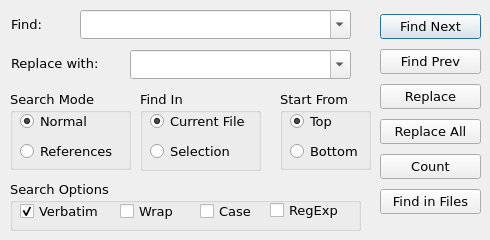
<?xml version="1.0" encoding="UTF-8"?>
<ui version="4.0">
 <class>Replace</class>
 <widget class="QDialog" name="Replace">
  <property name="windowModality">
   <enum>Qt::NonModal</enum>
  </property>
  <property name="geometry">
   <rect>
    <x>0</x>
    <y>0</y>
    <width>490</width>
    <height>240</height>
   </rect>
  </property>
  <property name="minimumSize">
   <size>
    <width>490</width>
    <height>240</height>
   </size>
  </property>
  <property name="maximumSize">
   <size>
    <width>490</width>
    <height>240</height>
   </size>
  </property>
  <property name="font">
   <font>
    <family>DejaVu Sans</family>
    <pointsize>10</pointsize>
   </font>
  </property>
  <property name="windowTitle">
   <string>Replace</string>
  </property>
  <widget class="QGroupBox" name="groupBox_startpos">
   <property name="geometry">
    <rect>
     <x>280</x>
     <y>90</y>
     <width>91</width>
     <height>80</height>
    </rect>
   </property>
   <property name="title">
    <string>Start From</string>
   </property>
   <widget class="QRadioButton" name="radioButton_top">
    <property name="geometry">
     <rect>
      <x>10</x>
      <y>20</y>
      <width>61</width>
      <height>23</height>
     </rect>
    </property>
    <property name="toolTip">
     <string>Start search from top of the file or selection.</string>
    </property>
    <property name="text">
     <string>Top</string>
    </property>
    <property name="checked">
     <bool>true</bool>
    </property>
   </widget>
   <widget class="QRadioButton" name="radioButton_bottom">
    <property name="geometry">
     <rect>
      <x>10</x>
      <y>50</y>
      <width>81</width>
      <height>23</height>
     </rect>
    </property>
    <property name="toolTip">
     <string>Start search from the bottom of the file or selection.</string>
    </property>
    <property name="text">
     <string>Bottom</string>
    </property>
   </widget>
  </widget>
  <widget class="QLabel" name="label_replace">
   <property name="geometry">
    <rect>
     <x>11</x>
     <y>50</y>
     <width>101</width>
     <height>26</height>
    </rect>
   </property>
   <property name="text">
    <string>Replace with: </string>
   </property>
  </widget>
  <widget class="QLabel" name="label_find">
   <property name="geometry">
    <rect>
     <x>11</x>
     <y>11</y>
     <width>41</width>
     <height>26</height>
    </rect>
   </property>
   <property name="text">
    <string>Find: </string>
   </property>
  </widget>
  <widget class="QGroupBox" name="groupBox_mode">
   <property name="geometry">
    <rect>
     <x>10</x>
     <y>90</y>
     <width>121</width>
     <height>80</height>
    </rect>
   </property>
   <property name="title">
    <string>Search Mode</string>
   </property>
   <widget class="QRadioButton" name="radioButton_normal">
    <property name="geometry">
     <rect>
      <x>10</x>
      <y>20</y>
      <width>81</width>
      <height>23</height>
     </rect>
    </property>
    <property name="toolTip">
     <string>Search for a word or phrase.</string>
    </property>
    <property name="text">
     <string>Normal</string>
    </property>
    <property name="checked">
     <bool>true</bool>
    </property>
   </widget>
   <widget class="QRadioButton" name="radioButton_reference">
    <property name="geometry">
     <rect>
      <x>10</x>
      <y>50</y>
      <width>111</width>
      <height>23</height>
     </rect>
    </property>
    <property name="toolTip">
     <string>Search using a regular expression.</string>
    </property>
    <property name="text">
     <string>References</string>
    </property>
   </widget>
  </widget>
  <widget class="QGroupBox" name="groupBox_findops">
   <property name="geometry">
    <rect>
     <x>140</x>
     <y>90</y>
     <width>121</width>
     <height>81</height>
    </rect>
   </property>
   <property name="title">
    <string>Find In</string>
   </property>
   <widget class="QRadioButton" name="radioButton_current">
    <property name="geometry">
     <rect>
      <x>10</x>
      <y>20</y>
      <width>111</width>
      <height>23</height>
     </rect>
    </property>
    <property name="toolTip">
     <string>Find the text in the file currently selected and displayed in the main tab of the viewer.</string>
    </property>
    <property name="text">
     <string>Current File</string>
    </property>
    <property name="checked">
     <bool>true</bool>
    </property>
   </widget>
   <widget class="QRadioButton" name="radioButton_selection">
    <property name="geometry">
     <rect>
      <x>10</x>
      <y>50</y>
      <width>93</width>
      <height>23</height>
     </rect>
    </property>
    <property name="toolTip">
     <string>Search the currently selected text in the viewer.</string>
    </property>
    <property name="text">
     <string>Selection</string>
    </property>
   </widget>
  </widget>
  <widget class="QWidget" name="layoutWidget">
   <property name="geometry">
    <rect>
     <x>380</x>
     <y>10</y>
     <width>101</width>
     <height>212</height>
    </rect>
   </property>
   <layout class="QVBoxLayout">
    <property name="spacing">
     <number>6</number>
    </property>
    <property name="margin">
     <number>0</number>
    </property>
    <item>
     <widget class="QPushButton" name="pushButton_findnext">
      <property name="toolTip">
       <string>Go to the next item found [F3].</string>
      </property>
      <property name="text">
       <string>Find Next</string>
      </property>
      <property name="shortcut">
       <string>F3</string>
      </property>
      <property name="default">
       <bool>true</bool>
      </property>
     </widget>
    </item>
    <item>
     <widget class="QPushButton" name="pushButton_findprev">
      <property name="toolTip">
       <string>Go to the previous find [F4].</string>
      </property>
      <property name="text">
       <string>Find Prev</string>
      </property>
      <property name="shortcut">
       <string>F4</string>
      </property>
     </widget>
    </item>
    <item>
     <widget class="QPushButton" name="pushButton_replace">
      <property name="enabled">
       <bool>true</bool>
      </property>
      <property name="toolTip">
       <string>Replace the currently selected match.</string>
      </property>
      <property name="text">
       <string>Replace</string>
      </property>
     </widget>
    </item>
    <item>
     <widget class="QPushButton" name="pushButton_replaceall">
      <property name="enabled">
       <bool>true</bool>
      </property>
      <property name="toolTip">
       <string>Replace all matches.</string>
      </property>
      <property name="text">
       <string>Replace All</string>
      </property>
     </widget>
    </item>
    <item>
     <widget class="QPushButton" name="pushButton_count">
      <property name="toolTip">
       <string>Displays how many items where found.</string>
      </property>
      <property name="text">
       <string>Count</string>
      </property>
     </widget>
    </item>
    <item>
     <widget class="QPushButton" name="pushButton_findinfiles">
      <property name="text">
       <string>Find in Files</string>
      </property>
     </widget>
    </item>
   </layout>
  </widget>
  <widget class="QGroupBox" name="groupBox_options">
   <property name="geometry">
    <rect>
     <x>10</x>
     <y>180</y>
     <width>351</width>
     <height>51</height>
    </rect>
   </property>
   <property name="title">
    <string>Search Options</string>
   </property>
   <widget class="QCheckBox" name="checkBox_verbatim">
    <property name="geometry">
     <rect>
      <x>10</x>
      <y>20</y>
      <width>91</width>
      <height>23</height>
     </rect>
    </property>
    <property name="toolTip">
     <string>Search for exactly what is in the Find text box. Matches that are inside a word or otherwise partial finds are ignored.</string>
    </property>
    <property name="text">
     <string>Verbatim</string>
    </property>
    <property name="checked">
     <bool>true</bool>
    </property>
   </widget>
   <widget class="QCheckBox" name="checkBox_case">
    <property name="geometry">
     <rect>
      <x>190</x>
      <y>20</y>
      <width>61</width>
      <height>23</height>
     </rect>
    </property>
    <property name="toolTip">
     <string>Case sensitive search.</string>
    </property>
    <property name="text">
     <string>Case</string>
    </property>
   </widget>
   <widget class="QCheckBox" name="checkBox_wrap">
    <property name="geometry">
     <rect>
      <x>110</x>
      <y>20</y>
      <width>71</width>
      <height>23</height>
     </rect>
    </property>
    <property name="text">
     <string>Wrap</string>
    </property>
   </widget>
   <widget class="QCheckBox" name="checkBox_re">
    <property name="geometry">
     <rect>
      <x>260</x>
      <y>20</y>
      <width>81</width>
      <height>20</height>
     </rect>
    </property>
    <property name="text">
     <string>RegExp</string>
    </property>
   </widget>
  </widget>
  <widget class="QComboBox" name="comboBox_find">
   <property name="geometry">
    <rect>
     <x>80</x>
     <y>10</y>
     <width>271</width>
     <height>29</height>
    </rect>
   </property>
   <property name="editable">
    <bool>true</bool>
   </property>
  </widget>
  <widget class="QComboBox" name="comboBox_replace">
   <property name="enabled">
    <bool>true</bool>
   </property>
   <property name="geometry">
    <rect>
     <x>130</x>
     <y>50</y>
     <width>221</width>
     <height>29</height>
    </rect>
   </property>
   <property name="editable">
    <bool>true</bool>
   </property>
   <property name="maxVisibleItems">
    <number>20</number>
   </property>
  </widget>
 </widget>
 <resources/>
 <connections>
  <connection>
   <sender>pushButton_findnext</sender>
   <signal>clicked()</signal>
   <receiver>Replace</receiver>
   <slot>update()</slot>
   <hints>
    <hint type="sourcelabel">
     <x>383</x>
     <y>25</y>
    </hint>
    <hint type="destinationlabel">
     <x>216</x>
     <y>137</y>
    </hint>
   </hints>
  </connection>
  <connection>
   <sender>pushButton_findprev</sender>
   <signal>clicked()</signal>
   <receiver>Replace</receiver>
   <slot>update()</slot>
   <hints>
    <hint type="sourcelabel">
     <x>383</x>
     <y>59</y>
    </hint>
    <hint type="destinationlabel">
     <x>216</x>
     <y>137</y>
    </hint>
   </hints>
  </connection>
  <connection>
   <sender>pushButton_count</sender>
   <signal>clicked()</signal>
   <receiver>Replace</receiver>
   <slot>update()</slot>
   <hints>
    <hint type="sourcelabel">
     <x>383</x>
     <y>161</y>
    </hint>
    <hint type="destinationlabel">
     <x>216</x>
     <y>137</y>
    </hint>
   </hints>
  </connection>
  <connection>
   <sender>pushButton_findinfiles</sender>
   <signal>clicked()</signal>
   <receiver>Replace</receiver>
   <slot>update()</slot>
   <hints>
    <hint type="sourcelabel">
     <x>385</x>
     <y>189</y>
    </hint>
    <hint type="destinationlabel">
     <x>216</x>
     <y>131</y>
    </hint>
   </hints>
  </connection>
  <connection>
   <sender>radioButton_current</sender>
   <signal>clicked()</signal>
   <receiver>Replace</receiver>
   <slot>update()</slot>
   <hints>
    <hint type="sourcelabel">
     <x>186</x>
     <y>111</y>
    </hint>
    <hint type="destinationlabel">
     <x>216</x>
     <y>131</y>
    </hint>
   </hints>
  </connection>
  <connection>
   <sender>radioButton_selection</sender>
   <signal>clicked()</signal>
   <receiver>Replace</receiver>
   <slot>update()</slot>
   <hints>
    <hint type="sourcelabel">
     <x>186</x>
     <y>141</y>
    </hint>
    <hint type="destinationlabel">
     <x>216</x>
     <y>131</y>
    </hint>
   </hints>
  </connection>
 </connections>
</ui>
